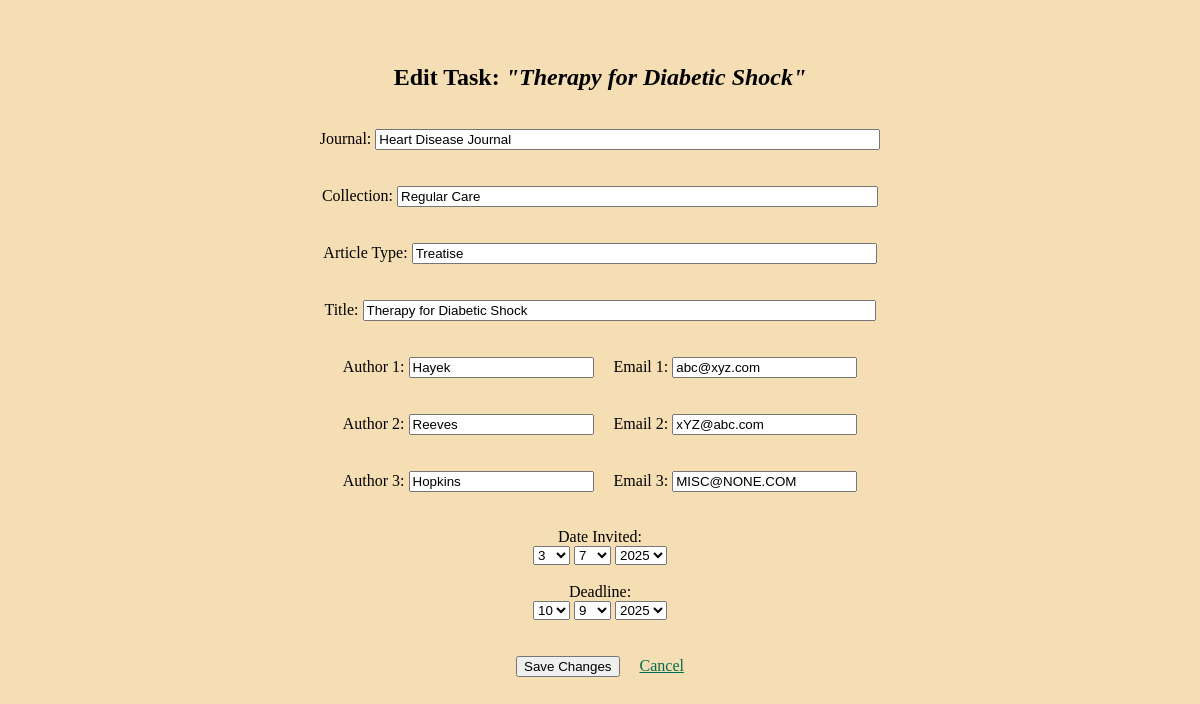
/edit-task/1, run on an earlier commit of the app's database.
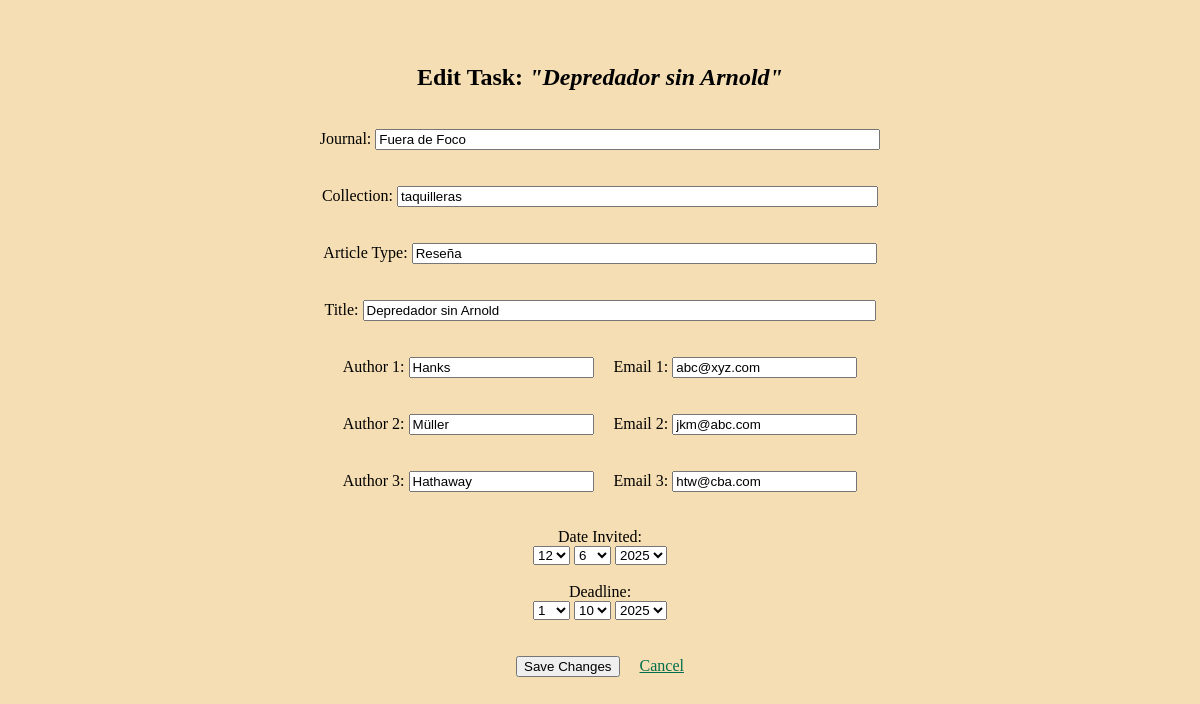
And on a later commit of the database.
### app.py (models this page shows, shortened)
class Task(db.Model):
    id = db.Column(db.Integer, primary_key=True)
    journal = db.Column(db.String(100), nullable=False)
    collection = db.Column(db.String(50))
    type = db.Column(db.String(50))
    title = db.Column(db.String(120))
    deadline = db.Column(db.Date)
    author1 = db.Column(db.String(30))
    email1 = db.Column(db.String(30))
    author2 = db.Column(db.String(30))
    email2 = db.Column(db.String(30))
    author3 = db.Column(db.String(30))
    email3 = db.Column(db.String(30))
    date_invited = db.Column(db.Date)
    status = db.Column(db.String(30))
    last_change_in_notes = db.Column(db.Date)
    notes = db.Column(db.String(500))

### app.py (the view, shortened to what this page needs)
@app.route('/edit-task/<int:task_id>', methods=['GET', 'POST'])
def edit_task(task_id):
    task = Task.query.get_or_404(task_id)
    current_year = datetime.now().year
    date_ranges = {
        'days': list(range(1, 32)),
        'months': list(range(1, 13)),
        'invited_years': list(range(current_year - 5, current_year + 1)),
        'deadline_years': list(range(current_year, current_year + 3))
    }
    default_date = datetime.now().date()
    date_invited = task.date_invited or default_date
    deadline = task.deadline or default_date
    return render_template('edit_task.html', task=task, date_invited=date_invited, deadline=deadline, **date_ranges)

### templates/edit_task.html (shortened to what this page needs)
{% extends 'base.html' %}
{% block body %}
<div class="content">
    <br><br>
    <h2>Edit Task: <i>"{{ task.title }}"</i></h2>
    <br>
    <form method="POST">
        <div>
            <label>Journal:</label>
            <input type="text" name="journal" maxlength="120" size='60' value="{{ task.journal }}" required>
            <br><br><br>
            <label>Collection:</label>
            <input type="text" name="collection" maxlength="120" size='57' value="{{ task.collection }}" required>
            <br><br><br>
            <label>Article Type:</label>
            <input type="text" name="type" maxlength="120" size='55' value="{{ task.type }}" required>
            <br><br><br>
            <label>Title:</label>
            <input type="text" name="title" maxlength="120" size='61' value="{{ task.title }}" required>
            <br><br><br>
            <label>Author 1:</label>
            <input type="text" name="author1" value="{{ task.author1 }}" required>
            <label>Email 1:</label>
            <input type="text" name="email1" value="{{ task.email1 }}" required>
            <br><br><br>
            <label>Author 2:</label>
            <input type="text" name="author2" value="{{ task.author2 }}" required>
            <label>Email 2:</label>
            <input type="text" name="email2" value="{{ task.email2 }}" required>
            <br><br><br>
            <label>Author 3:</label>
            <input type="text" name="author3" value="{{ task.author3 }}" required>
            <label>Email 3:</label>
            <input type="text" name="email3" value="{{ task.email3 }}" required>
        </div>
        <br><br>
        <div>
            <label>Date Invited:</label>
            <div>
                <select name="date_invited_day">
                    {% for day in days %}
                    <option value="{{ day }}" {% if day == date_invited.day %}selected{% endif %}>{{ day }}</option>
                    {% endfor %}
                </select>
                <select name="date_invited_month">
                    {% for month in months %}
                    <option value="{{ month }}" {% if month == date_invited.month %}selected{% endif %}>{{ month }}</option>
                    {% endfor %}
                </select>
                <select name="date_invited_year">
                    {% for year in invited_years %}
                    <option value="{{ year }}" {% if year == date_invited.year %}selected{% endif %}>{{ year }}</option>
                    {% endfor %}
                </select>
            </div>
        </div>
        <br>
        <div>
            <label>Deadline:</label>
            <div>
                <select name="deadline_day">
                    {% for day in days %}
                    <option value="{{ day }}" {% if day == deadline.day %}selected{% endif %}>{{ day }}</option>
                    {% endfor %}
                </select>
                <select name="deadline_month">
                    {% for month in months %}
                    <option value="{{ month }}" {% if month == deadline.month %}selected{% endif %}>{{ month }}</option>
                    {% endfor %}
                </select>
                <select name="deadline_year">
                    {% for year in deadline_years %}
                    <option value="{{ year }}" {% if year == deadline.year %}selected{% endif %}>{{ year }}</option>
                    {% endfor %}
                </select>
            </div>
        </div>
        <br><br>
        <button type="submit">Save Changes</button>
        <a href="{{ url_for('index') }}" class="one">Cancel</a>
    </form>
</div>
{% endblock %}

### templates/base.html (shortened to what this page needs)
<!DOCTYPE html>
<html lang="en">
<head>
    <link rel="stylesheet" href="{{url_for('static',filename='style.css')}}">
</head>
<body>
    {% block body %} {% endblock %}
</body>
</html>

### static/style.css (style rules this page uses)
body { background-color: wheat; }
.content { align-items: center; text-align: center; }
a.one:link { color: #006d4c; }

What changed in the data, as far as the page shows it:
changed Task "abc@xyz.com": title "Therapy for Diabetic Shock" → "Depredador sin Arnold"; journal "Heart Disease Journal" → "Fuera de Foco"; collection "Regular Care" → "taquilleras"; type "Treatise" → "Reseña"; author1 "Hayek" → "Hanks"; author2 "Reeves" → "Müller"; email2 "xYZ@abc.com" → "jkm@abc.com"; author3 "Hopkins" → "Hathaway"; email3 "MISC@NONE.COM" → "htw@cba.com"; date_invited_day "3" → "12"; date_invited_month "7" → "6"; deadline_day "10" → "1"; deadline_month "9" → "10"
